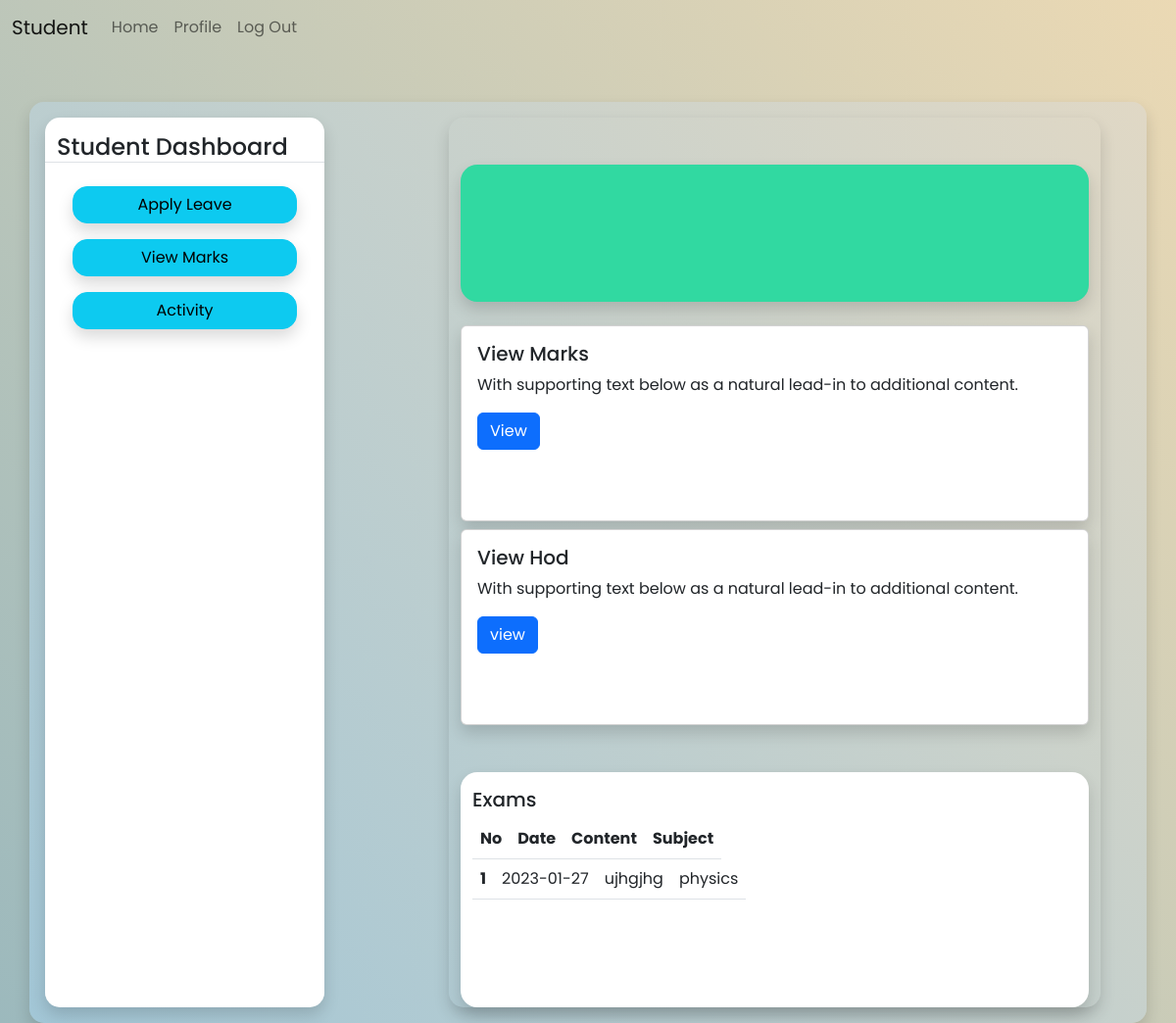
The page /student (signed in) on the database its author committed.
### mycollege/models.py (models this page shows, shortened)
class Exams(models.Model):
    user=models.ForeignKey(User,on_delete=models.CASCADE)
    subject=models.CharField(max_length=200)
    date=models.CharField(max_length=100)
    exam=models.CharField(max_length=400)
    department=models.CharField(max_length=200)
    status=models.CharField(max_length=50)

### mycollege/views.py (the view)
# urls.py: path('student',views.student,name='student'),
def student(request):
    if request.user:
        user=request.user
        user_data=Student.objects.filter(user=user).values()
        print('examdata',user_data)
    for i in user_data:
        department=i['department']
    data=Exams.objects.filter(department=department)
    return render(request, 'student.html',{'data':data})

### mycollege/templates/student.html (shortened to what this page needs)
<!DOCTYPE html>
{% load static %}
<html lang="en">
<head>
    <link href="https://cdn.jsdelivr.net/npm/bootstrap@5.2.3/dist/css/bootstrap.min.css" rel="stylesheet"
>
    <link rel="stylesheet" href="https://cdnjs.cloudflare.com/ajax/libs/font-awesome/4.7.0/css/font-awesome.min.css">
    <link rel="stylesheet" href="{% static '/style.css' %}">
</head>
<body>
    <div class="st-main font-family">
        <div class="na">
            <div class="container-fluid">
                <nav class="navbar navbar-expand-lg navbar-light">
                    <a class="navbar-brand" href="#">Student</a>
                    <div class="collapse navbar-collapse" id="navbarNav">
                        <ul class="navbar-nav">
                            <li class="nav-item active">
                                <a class="nav-link" href="{% url 'index' %}">Home <span class="sr-only">(current)</span></a>
                            </li>
                            <li class="nav-item">
                                <a class="nav-link" href="{% url 'profile' %}">Profile</a>
                            </li>
                            <li class="nav-item ">
                                <a class="nav-link" href="{% url 'logout' %}">Log Out</a>
                            </li>
                        </ul>
                    </div>
                </nav>
            </div>
        </div>
        <div class="container shadow st-container " style="min-height:740px ; border-radius: 15px;">
            <div class="row mt-5">
                <div class="br shadow col-lg-3 col-md-6 col-11 m-3 st-left" style="min-height: 740px;">
                    <div class="row">
                        <h4 class="mt-3 ml-2 border-bottom">Student Dashboard</h4>
                    </div>
                    <div class="row m-3">
                        <a href="{% url 'studentleavepage' %}" class="btn br shadow btn-info">Apply Leave</a>
                    </div>
                    <div class="row m-3">
                        <a href="{% url 'viewmarks' %}" class="btn br shadow  btn-info">View Marks</a>
                    </div>
                    <div class="row m-3">
                        <a href="" class="btn br shadow btn-info">Activity</a>
                    </div>
                </div>
                <div class="col-lg-1"></div>
                <div class=" br shadow col-lg-7 m-3 col-11 " style="min-height:710px;">
                    <div class="container">
                        <div class="mt-5 shadow row st-name"></div>
                    </div>
                    <div class="row  mt-3 ">
                        <div class="col-xxl-7 mt-2">
                            <div class="card shadow" style="width: 100%;height: 200px;">
                                <div class="card-body">
                                    <h5 class="card-title">View Marks</h5>
                                    <p class="card-text">With supporting text below as a natural lead-in to additional
                                        content.</p>
                                    <a href="{% url 'viewmarks' %}" class="btn btn-primary">View</a>
                                </div>
                            </div>
                        </div>
                        <div class="col-xxl-5 mt-2">
                            <div class="card shadow" style="width: 100%; height: 200px;">
                                <div class="card-body">
                                    <h5 class="card-title">View Hod</h5>
                                    <p class="card-text">With supporting text below as a natural lead-in to additional
                                        content.</p>
                                    <a href="#" class="btn btn-primary">view</a>
                                </div>
                            </div>
                        </div>
                    </div>
                    <div class="container shadow st-data">
                        <div class="row  mt-5">
                            <div class="col-lg-12 col-md">
                                <div class="">
                                    <h5 class="pt-3">Exams</h5>
                                    <div class="">
                <table class=" table st-table">
                    <thead style="width: 100%;">
                      <tr>
                        <th  scope="col">No</th>
                        <th  scope="col">Date</th>
                        <th  scope="col">Content</th>
                        <th  scope="col">Subject</th>
                      </tr>
                    </thead>
                    <tbody class="st-exam-table">
                        {% for i in data %}
                        {% if i.status == '1' %}
                      <tr>
                        <th scope="row"">{{forloop.counter}}</th>
                        <td >{{i.date}}</td>
                        <td>{{i.exam}}</td>
                        <td>{{i.subject}}</td>
                      </tr>
                      {% endif %}
                       {% endfor %}
                    </tbody>
                  </table>
                                    </div>
                                </div>
                            </div>
                        </div>
                    </div>
                </div>
            </div>
        </div>
    </div>
</body>
</html>

### mycollege/static/style.css (style rules this page uses)
* { margin: 0; padding: 0; box-sizing: border-box; }
.font-family { font-family: 'poppins', sans-serif; }
.br { border-radius: 15px; }
.st-main { min-height: 1000px; width: 100%; background-image: linear-gradient(50deg, rgb(156, 185, 189), rgb(235, 217, 180)); }
.st-name { height: 80%; height: 140px; background-color: rgb(49, 217, 161); border-radius: 17px; }
.st-container { background-image: linear-gradient(50deg, rgb(162, 198, 214), rgb(224, 216, 197)); }
.st-left { background-color: #fff; }
.st-data { height: 240px; background-color: rgb(255, 255, 255); border-radius: 17px; }
.st-table { display: block; width: 100%; }
.st-exam-table { display:block; width: 100%; height: 130px; overflow-y:scroll; }

### rows shown on the page
Exams: date "2023-01-27", exam "ujhgjhg", subject "physics"
